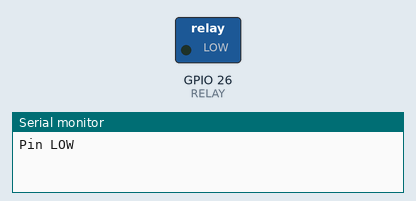
This sketch was run on a simulated ESP32. Parts: switched loads named in the sketch (green lamp = pin HIGH), the last lines printed to the serial monitor.

Above: at 1.0 s.
At 3.0 s:
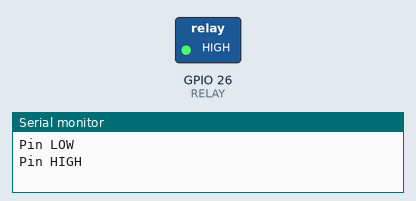
Timing chart, 0 to 5.2 s (numbered marks = the images above):
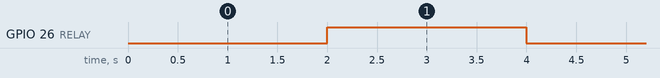

The sketch:

step3_relay.ino
```cpp
// Step 3 - Relay test
const int RELAY = 26;

void setup() {
  Serial.begin(115200);
  pinMode(RELAY, OUTPUT);
}

void loop() {
  digitalWrite(RELAY, LOW);
  Serial.println("Pin LOW");
  delay(2000);

  digitalWrite(RELAY, HIGH);
  Serial.println("Pin HIGH");
  delay(2000);
}
```

Measured:
- by itself, GPIO 26 (RELAY): alternates HIGH for 2.0 s and LOW for 2.0 s
